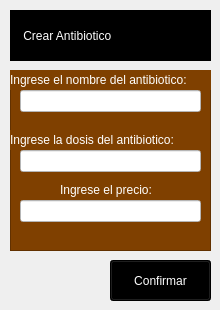
             <widget class="QWidget" name="Crear_antibiotico">
              <widget class="QFrame" name="frame_9">
               <property name="geometry">
                <rect>
                 <x>10</x>
                 <y>70</y>
                 <width>201</width>
                 <height>181</height>
                </rect>
               </property>
               <property name="styleSheet">
                <string notr="true">background-color: rgb(127, 64, 0);</string>
               </property>
               <property name="frameShape">
                <enum>QFrame::StyledPanel</enum>
               </property>
               <property name="frameShadow">
                <enum>QFrame::Raised</enum>
               </property>
               <widget class="QLabel" name="label_15">
                <property name="geometry">
                 <rect>
                  <x>0</x>
                  <y>0</y>
                  <width>201</width>
                  <height>20</height>
                 </rect>
                </property>
                <property name="styleSheet">
                 <string notr="true">color: rgb(255, 255, 255);
font: 900 8pt &quot;Arial Black&quot;;</string>
                </property>
                <property name="text">
                 <string>Ingrese el nombre del antibiotico:</string>
                </property>
               </widget>
               <widget class="QLineEdit" name="lineEdit_8">
                <property name="geometry">
                 <rect>
                  <x>10</x>
                  <y>20</y>
                  <width>181</width>
                  <height>22</height>
                 </rect>
                </property>
                <property name="styleSheet">
                 <string notr="true">background-color: rgb(255, 255, 255);</string>
                </property>
               </widget>
               <widget class="QLabel" name="label_17">
                <property name="geometry">
                 <rect>
                  <x>0</x>
                  <y>60</y>
                  <width>191</width>
                  <height>20</height>
                 </rect>
                </property>
                <property name="styleSheet">
                 <string notr="true">color: rgb(255, 255, 255);
font: 900 8pt &quot;Arial Black&quot;;</string>
                </property>
                <property name="text">
                 <string>Ingrese la dosis del antibiotico:</string>
                </property>
               </widget>
               <widget class="QLineEdit" name="lineEdit_10">
                <property name="geometry">
                 <rect>
                  <x>10</x>
                  <y>80</y>
                  <width>181</width>
                  <height>22</height>
                 </rect>
                </property>
                <property name="styleSheet">
                 <string notr="true">background-color: rgb(255, 255, 255);</string>
                </property>
               </widget>
               <widget class="QLabel" name="label_18">
                <property name="geometry">
                 <rect>
                  <x>50</x>
                  <y>110</y>
                  <width>111</width>
                  <height>20</height>
                 </rect>
                </property>
                <property name="styleSheet">
                 <string notr="true">color: rgb(255, 255, 255);
font: 900 8pt &quot;Arial Black&quot;;</string>
                </property>
                <property name="text">
                 <string>Ingrese el precio:</string>
                </property>
               </widget>
               <widget class="QLineEdit" name="lineEdit_11">
                <property name="geometry">
                 <rect>
                  <x>10</x>
                  <y>130</y>
                  <width>181</width>
                  <height>22</height>
                 </rect>
                </property>
                <property name="styleSheet">
                 <string notr="true">background-color: rgb(255, 255, 255);</string>
                </property>
               </widget>
              </widget>
              <widget class="QLabel" name="label_20">
               <property name="geometry">
                <rect>
                 <x>10</x>
                 <y>10</y>
                 <width>201</width>
                 <height>51</height>
                </rect>
               </property>
               <property name="styleSheet">
                <string notr="true">color: rgb(255, 255, 255);
font: 900 12pt &quot;Arial Black&quot;;
background-color: rgb(0, 0, 0);</string>
               </property>
               <property name="text">
                <string>    Crear Antibiotico</string>
               </property>
              </widget>
              <widget class="QPushButton" name="pushButton_23">
               <property name="geometry">
                <rect>
                 <x>110</x>
                 <y>260</y>
                 <width>101</width>
                 <height>41</height>
                </rect>
               </property>
               <property name="styleSheet">
                <string notr="true">background-color: rgb(0, 0, 0);
color: rgb(255, 255, 255);
font: 900 10pt &quot;Arial Black&quot;;</string>
               </property>
               <property name="text">
                <string>Confirmar</string>
               </property>
              </widget>
             </widget>
